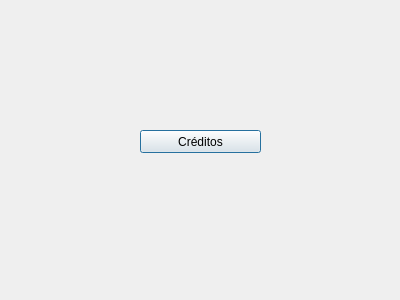
<?xml version="1.0" encoding="UTF-8"?>
<ui version="4.0">
 <class>DialogCreditos</class>
 <widget class="QDialog" name="DialogCreditos">
  <property name="geometry">
   <rect>
    <x>0</x>
    <y>0</y>
    <width>400</width>
    <height>300</height>
   </rect>
  </property>
  <property name="windowTitle">
   <string>Dialog</string>
  </property>
  <widget class="QPushButton" name="pushButton">
   <property name="geometry">
    <rect>
     <x>140</x>
     <y>130</y>
     <width>121</width>
     <height>23</height>
    </rect>
   </property>
   <property name="text">
    <string>Créditos</string>
   </property>
  </widget>
 </widget>
 <resources/>
 <connections/>
</ui>
